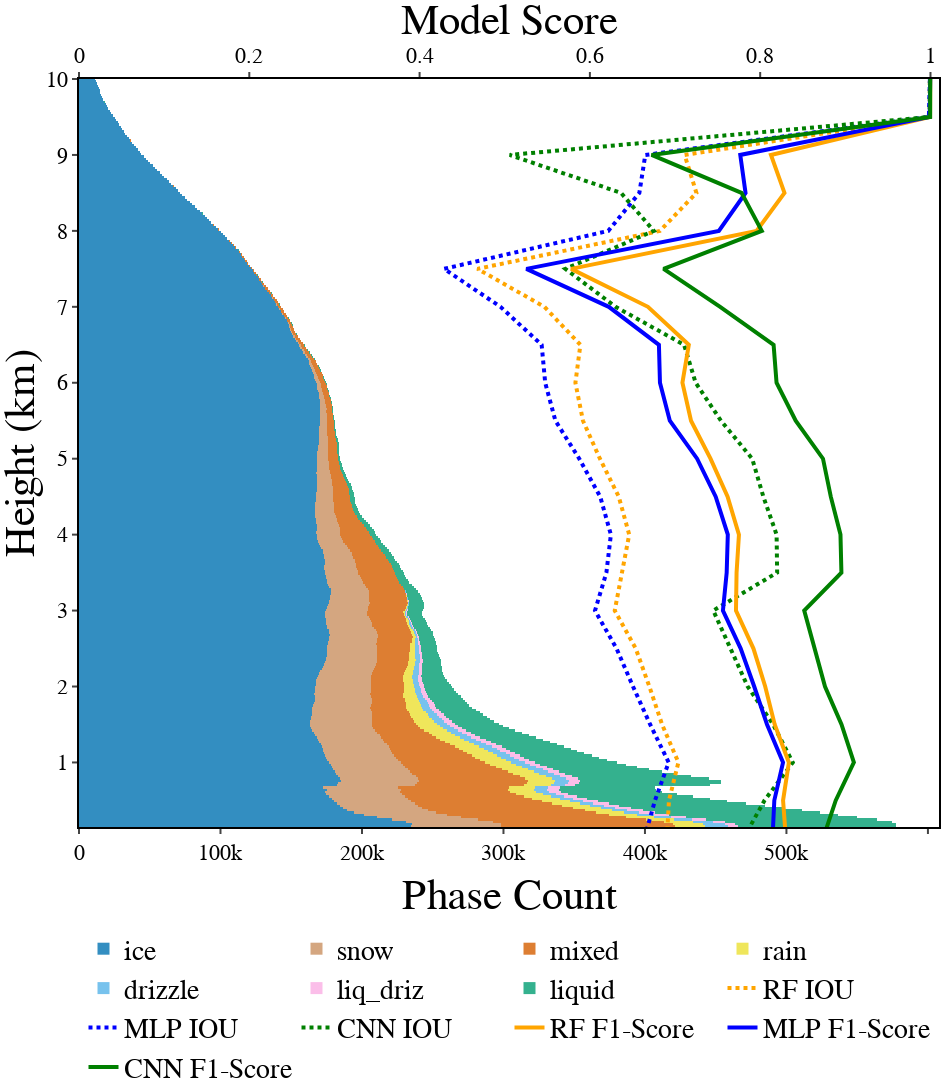

Write notebook code for a chart like this one.
### Code cell
size = (950, 1200)
fig = create_figure(
    size=size,
    legend_loc=(0.5, -0.13),
    xaxis=dict(title="Model Score", range=[0.0, 1.01], overlaying='x2', side="top"),
    xaxis2=dict(title="Phase Count", side="bottom"),
    yaxis=dict(title="Height (km)", range=[0.15, 10]),
    legend=dict(bgcolor=None, xanchor="center"),
)

# Plot counts
phases = {
    "ice": "ice", 
    "snow": "snow",
    "mixed": "mixed", 
    "rain": "rain", 
    "drizzle": "drizzle", 
    "liq_driz": "liq_driz", 
    "liquid": "liquid", 
    # "avg": "Avg",
}
count_traces = []
for phase, phase_label in phases.items():
    color = cblind_cmap[phase]
    if isinstance(color, tuple):
        color = rgb_to_hex(color)
    count_traces.append(
        go.Bar(
            x=count_pivot[phase],
            y=count_pivot["height"],
            orientation="h",
            marker_line_width=0,
            marker_color=color,
            name=phase_label,
            opacity=0.8,
            xaxis="x2",
        )
    )
fig.add_traces(count_traces)


# Plot metric lines
metric_traces = []
models_to_plot = {
    "rf": ("RF", "orange"),
    "mlp": ("MLP", "blue"),
    "cnn": ("CNN", "green"),
}
metrics_to_plot = {
    "iou": ("IOU", "dot"),
    "f1": ("F1-Score", "solid"),
}
for metric, (metric_label, line_style) in metrics_to_plot.items():
    for model, (model_label, color) in models_to_plot.items():
        model_score_dict = metrics_df[metrics_df["model"] == model]
        metric_traces.append(
            go.Scatter(
                x=model_score_dict[metric],
                y=model_score_dict["height"],
                line=dict(
                    color=color,
                    width=4,
                    dash=line_style,
                ),
                name=f"{model_label} {metric_label}",
            )
        )
fig.add_traces(metric_traces)
fig.write_image("figures/height_scores.png", scale=5, width=size[0], height=size[1])
fig.show()

### Figure 1 — Plotly figure (JSON) as saved in the notebook; plotly's stock layout.template omitted (floating-point values rounded to 4 significant figures; data arrays with more than 128 entries replaced by an {"elided": "..."} marker saying what was removed)
{"data": [{"marker": {"color": "#0173b2", "line": {"width": 0}}, "name": "ice", "opacity": 0.8, "orientation": "h", "type": "bar", "x": {"elided": "384 int values"}, "xaxis": "x2", "y": {"elided": "384 float values"}}, {"marker": {"color": "#ca9161", "line": {"width": 0}}, "name": "snow", "opacity": 0.8, "orientation": "h", "type": "bar", "x": {"elided": "384 int values"}, "xaxis": "x2", "y": {"elided": "384 float values"}}, {"marker": {"color": "#d55e00", "line": {"width": 0}}, "name": "mixed", "opacity": 0.8, "orientation": "h", "type": "bar", "x": {"elided": "384 int values"}, "xaxis": "x2", "y": {"elided": "384 float values"}}, {"marker": {"color": "#ece133", "line": {"width": 0}}, "name": "rain", "opacity": 0.8, "orientation": "h", "type": "bar", "x": {"elided": "384 int values"}, "xaxis": "x2", "y": {"elided": "384 float values"}}, {"marker": {"color": "#56b4e9", "line": {"width": 0}}, "name": "drizzle", "opacity": 0.8, "orientation": "h", "type": "bar", "x": {"elided": "384 int values"}, "xaxis": "x2", "y": {"elided": "384 float values"}}, {"marker": {"color": "#fbafe4", "line": {"width": 0}}, "name": "liq_driz", "opacity": 0.8, "orientation": "h", "type": "bar", "x": {"elided": "384 int values"}, "xaxis": "x2", "y": {"elided": "384 float values"}}, {"marker": {"color": "#029e73", "line": {"width": 0}}, "name": "liquid", "opacity": 0.8, "orientation": "h", "type": "bar", "x": {"elided": "384 int values"}, "xaxis": "x2", "y": {"elided": "384 float values"}}, {"line": {"color": "orange", "dash": "dot", "width": 4}, "name": "RF IOU", "type": "scatter", "x": [0.6904, 0.6929, 0.7039, 0.6848, 0.6698, 0.6538, 0.6292, 0.6378, 0.6462, 0.6339, 0.6118, 0.5919, 0.583, 0.5888, 0.5466, 0.468, 0.6823, 0.7251, 0.7113, 0.9991, 0.9995, 0.9995], "y": [0, 0.5, 1, 1.5, 2, 2.5, 3, 3.5, 4, 4.5, 5, 5.5, 6, 6.5, 7, 7.5, 8, 8.5, 9, 9.5, 10, 10.5]}, {"line": {"color": "blue", "dash": "dot", "width": 4}, "name": "MLP IOU", "type": "scatter", "x": [0.6639, 0.6764, 0.6925, 0.6708, 0.6506, 0.6313, 0.606, 0.6194, 0.6246, 0.6121, 0.5875, 0.5595, 0.5475, 0.5433, 0.495, 0.4287, 0.6216, 0.6581, 0.6651, 0.9981, 0.9993, 0.9995], "y": [0, 0.5, 1, 1.5, 2, 2.5, 3, 3.5, 4, 4.5, 5, 5.5, 6, 6.5, 7, 7.5, 8, 8.5, 9, 9.5, 10, 10.5]}, {"line": {"color": "green", "dash": "dot", "width": 4}, "name": "CNN IOU", "type": "scatter", "x": [0.7803, 0.8051, 0.8383, 0.8152, 0.7853, 0.7658, 0.7449, 0.8199, 0.8193, 0.8037, 0.7906, 0.7539, 0.7242, 0.7106, 0.6301, 0.5712, 0.6751, 0.6366, 0.5058, 0.9992, 0.9995, 0.9995], "y": [0, 0.5, 1, 1.5, 2, 2.5, 3, 3.5, 4, 4.5, 5, 5.5, 6, 6.5, 7, 7.5, 8, 8.5, 9, 9.5, 10, 10.5]}, {"line": {"color": "orange", "dash": "solid", "width": 4}, "name": "RF F1-Score", "type": "scatter", "x": [0.8302, 0.8269, 0.8337, 0.817, 0.8059, 0.7921, 0.7716, 0.7723, 0.7751, 0.7617, 0.7417, 0.7188, 0.7087, 0.7162, 0.6682, 0.578, 0.7957, 0.8285, 0.8127, 0.9995, 0.9997, 0.9998], "y": [0, 0.5, 1, 1.5, 2, 2.5, 3, 3.5, 4, 4.5, 5, 5.5, 6, 6.5, 7, 7.5, 8, 8.5, 9, 9.5, 10, 10.5]}, {"line": {"color": "blue", "dash": "solid", "width": 4}, "name": "MLP F1-Score", "type": "scatter", "x": [0.8145, 0.8166, 0.8268, 0.808, 0.793, 0.7771, 0.7563, 0.7606, 0.762, 0.7478, 0.7259, 0.6939, 0.6823, 0.6811, 0.6222, 0.5254, 0.7515, 0.7828, 0.7766, 0.999, 0.9997, 0.9997], "y": [0, 0.5, 1, 1.5, 2, 2.5, 3, 3.5, 4, 4.5, 5, 5.5, 6, 6.5, 7, 7.5, 8, 8.5, 9, 9.5, 10, 10.5]}, {"line": {"color": "green", "dash": "solid", "width": 4}, "name": "CNN F1-Score", "type": "scatter", "x": [0.8739, 0.8887, 0.91, 0.8955, 0.8761, 0.8642, 0.8517, 0.8954, 0.8943, 0.8829, 0.8738, 0.8417, 0.8192, 0.8158, 0.753, 0.6865, 0.8019, 0.7781, 0.6724, 0.9996, 0.9997, 0.9998], "y": [0, 0.5, 1, 1.5, 2, 2.5, 3, 3.5, 4, 4.5, 5, 5.5, 6, 6.5, 7, 7.5, 8, 8.5, 9, 9.5, 10, 10.5]}], "layout": {"bargap": 0, "bargroupgap": 0, "barmode": "stack", "font": {"color": "black", "family": "serif", "size": 36}, "height": 1200, "legend": {"font": {"size": 28}, "orientation": "h", "traceorder": "normal", "x": 0.5, "xanchor": "center", "y": -0.13}, "margin": {"b": 0, "l": 0, "r": 10, "t": 0}, "plot_bgcolor": "white", "width": 950, "xaxis": {"linecolor": "black", "linewidth": 2, "mirror": true, "overlaying": "x2", "range": [0, 1.01], "showline": true, "side": "top", "tickfont": {"size": 22}, "ticks": "outside", "tickwidth": 2, "title": {"text": "Model Score"}}, "xaxis2": {"linecolor": "black", "linewidth": 2, "showline": true, "side": "bottom", "tickfont": {"size": 22}, "ticks": "outside", "tickwidth": 2, "title": {"text": "Phase Count"}}, "yaxis": {"linecolor": "black", "linewidth": 2, "mirror": true, "range": [0.15, 10], "showgrid": false, "showline": true, "side": "left", "tickfont": {"size": 22}, "ticks": "outside", "tickwidth": 2, "title": {"text": "Height (km)"}}, "yaxis2": {"linecolor": "black", "linewidth": 2, "overlaying": "y", "showgrid": false, "showline": true, "side": "right", "tickfont": {"size": 22}, "ticks": "outside", "tickwidth": 2}}}
